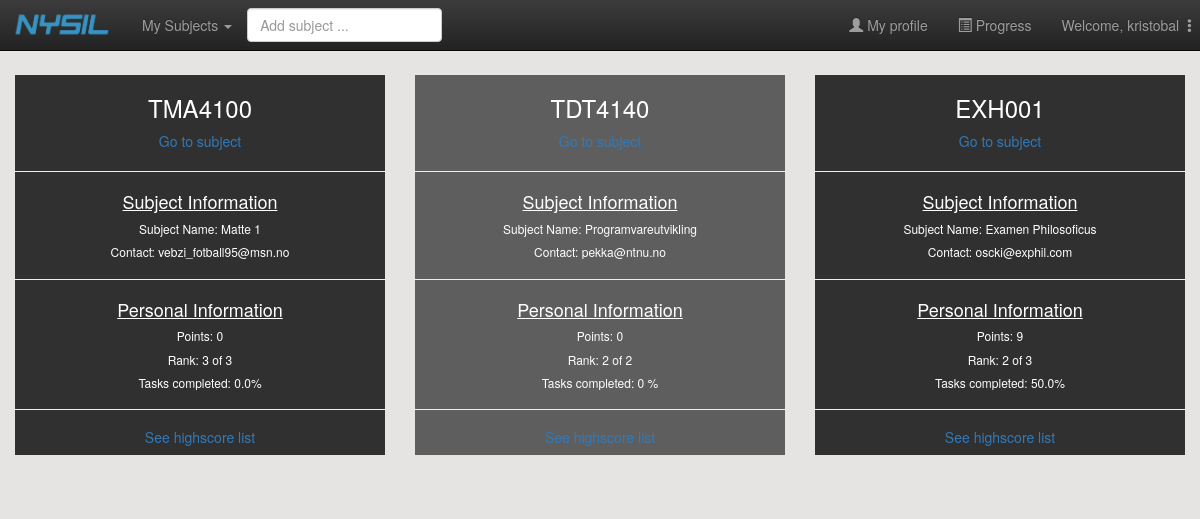
Screenshot of /progress/ (signed in) with the database file from the repository.
### main/models.py (models this page shows)
class StudentConnectSubject(models.Model):
    user = models.ForeignKey(User, on_delete=models.CASCADE)
    subject = models.ForeignKey(Subject, on_delete=models.CASCADE)
    points = models.IntegerField(default=0)

class Subject(models.Model):
    subject_code = models.CharField(max_length=20, primary_key=True) # primary key
    subject_name = models.CharField(max_length=30)
    professor_firstname = models.CharField(max_length=30)
    professor_lastname = models.CharField(max_length=30)
    professor_email = models.EmailField()
    class Meta:
        ordering = ['subject_code']
    def __str__(self):
        return self.subject_code
    def get_full_name(self):
        return self.professor_firstname + " " + self.professor_lastname
    get_full_name.short_description = 'Professor' # headline of professor-column in the admin-table

### progress/views.py (the view)
def my_progress(request):
    user = request.user
    context = {}
    user_subjects = StudentConnectSubject.objects.filter(user=user)
    context['first_column'],  context['second_column'], context['third_column'] = set_view_context(user_subjects, user)
    return render(request, 'progress/progress_overview.html', context)

### progress/views.py (called while the page is built)
def set_view_context(subjects, user):
    first_subjects, second_subjects, third_subjects = split_subjects(subjects)
    first_column = []
    second_column = []
    third_column = []
    for subject in first_subjects:
        first_column.append(merge_info(subject,user))
    for subject in second_subjects:
        second_column.append(merge_info(subject, user))
    for subject in third_subjects:
        third_column.append(merge_info(subject, user))
    return first_column,second_column,third_column

def merge_info(subject_conn, user):
    user_subject_conn = StudentConnectSubject.objects.get(user=user, subject=subject_conn.subject)
    info = []
    info.append(subject_conn)
    info.append(find_rank(subject_conn.subject, user))
    divider = get_max_points(subject_conn.subject)
    info.append(str((user_subject_conn.points*100)/divider) + "%" if divider>0 else "0 %")
    return info

def split_subjects(subjects):
    first_column = []
    second_column = []
    last_column = []
    counter = 0
    for subject in subjects:
        if counter % 3 == 0:
            first_column.append(subject)
        elif counter % 3 == 1:
            second_column.append(subject)
        else:
            last_column.append(subject)
        counter += 1
    return first_column, second_column, last_column

def find_rank(subject,user):
    students_in_subject = StudentConnectSubject.objects.filter(subject=subject)
    students_in_subject = students_in_subject.order_by('-points')
    rank = 1
    for student in students_in_subject:
        if student.user == user:
            return str(rank) + " of " + str(students_in_subject.count())
        rank += 1

def get_max_points(subject):
    chapters = subject.chapter_set.all()
    points = 0
    for chapter in chapters:
        exercises = chapter.exercise_page_set.all()
        for exercise in exercises:
            points += exercise.easy_points + exercise.medium_points + exercise.hard_points
    return points

### progress/templates/progress/progress_overview.html
{% extends 'main/header.html' %}
{% block content %}
<div class="modal-body row">
  <div class="col-md-4">
    {% for info in first_column %}
      <div style="width:100%; background-color:#303030; color:white; display:inline-block;">
          <div class="text-center">
              <h3>{{info.0.subject }}</h3>
              <a href="{% url 'my_subjects:subject_view' subject_pk=info.0.subject.pk%}">Go to subject</a>
              <hr>
              <h4><u>Subject Information</u></h4>
              <h6>Subject Name: {{info.0.subject.subject_name}}</h6>
              <h6>Contact: {{info.0.subject.professor_email }}</h6>
              <hr>
              <h4><u>Personal Information</u></h4>
              <h6>Points: {{info.0.points}}</h6>
              <h6>Rank: {{info.1}}</h6>
              <h6>Tasks completed: {{info.2}} </h6>
              <hr>
              <h5><a href="{% url 'progress:highscore' subject_pk=info.0.subject.pk%}"> See highscore list</a></h5>
          </div>
      </div>
      <br><br>
    {% endfor %}
  </div>
  <div class="col-md-4">
    {% for info in second_column %}
      <div style="width:100%; background-color:#5e5e5e; color:white; display:inline-block;">
          <div class="text-center">
              <h3>{{info.0.subject }}</h3>
              <a href="{% url 'my_subjects:subject_view' subject_pk=info.0.subject.pk%}">Go to subject</a>
              <hr>
              <h4><u>Subject Information</u></h4>
              <h6>Subject Name: {{info.0.subject.subject_name}}</h6>
              <h6>Contact: {{info.0.subject.professor_email }}</h6>
              <hr>
              <h4><u>Personal Information</u></h4>
              <h6>Points: {{info.0.points}}</h6>
              <h6>Rank: {{info.1}}</h6>
              <h6>Tasks completed: {{info.2}} </h6>
              <hr>
              <h5><a href="{% url 'progress:highscore' subject_pk=info.0.subject.pk%}"> See highscore list</a></h5>
          </div>
      </div>
      <br><br>
    {% endfor %}
  </div>
  <div class="col-md-4">
    {% for info in third_column %}
      <div style="width:100%; background-color:#303030; color:white; display:inline-block">
          <div class="text-center">
              <h3>{{info.0.subject }}</h3>
              <a href="{% url 'my_subjects:subject_view' subject_pk=info.0.subject.pk%}">Go to subject</a>
              <hr>
              <h4><u>Subject Information</u></h4>
              <h6>Subject Name: {{info.0.subject.subject_name}}</h6>
              <h6>Contact: {{info.0.subject.professor_email }}</h6>
              <hr>
              <h4><u>Personal Information</u></h4>
              <h6>Points: {{info.0.points}}</h6>
              <h6>Rank: {{info.1}}</h6>
              <h6>Tasks completed: {{info.2}} </h6>
              <hr>
              <h5><a href="{% url 'progress:highscore' subject_pk=info.0.subject.pk%}">See highscore list</a></h5>
          </div>
      </div>
      <br><br>
    {% endfor %}
</div>
{% endblock %}

### main/templates/main/header.html (shortened to what this page needs)
<!DOCTYPE html>
<html lang="en">
<head>
    {% load static %}
    <link rel="stylesheet" href="{% static 'main/css/customize.css' %}" type="text/css">
    <link rel="stylesheet" href="{% static 'my_subjects/css/customize.css' %}" type="text/css">
    <link rel="stylesheet" href="{% static 'progress/css/customize.css' %}" type="text/css">
	<link rel="stylesheet" href="https://maxcdn.bootstrapcdn.com/bootstrap/3.3.7/css/bootstrap.min.css"
>
	<link rel="stylesheet" href="https://maxcdn.bootstrapcdn.com/bootstrap/3.3.7/css/bootstrap-theme.min.css"
>
    <link rel="stylesheet" href="{% static 'main/css/header.css'%}" type = "text/css"/>
</head>
    <body class="body" style="background-color: #E5E4E2;    ">
<div id="wrapper">
        <br>
	<br>
	<br>
        <nav class="navbar navbar-inverse navbar-fixed-top" >
            <div class="container-fluid">
                <div class="navbar-header">
                    <a href="{% url 'main:index' %}" class="navbar-brand"><img src="{% static 'main/img/ny_logo.png'%}" style="width:100px;height:27px;margin-top:-4px;margin-left:-3px"></a>
                </div>
                <div class="collapse navbar-collapse" id="mainNavBar">
                    <ul class="nav navbar-nav">
                        <li class="dropdown">
                            <a href="#" class="dropdown-toggle" data-toggle="dropdown">My Subjects
                                <span class="caret"></span></a>
                        </li>
                        {% if not user.is_authenticated %}
                            <li><a href="{% url 'main:login_user' %}">Please log in</a></li>
                        {% else %}
                        <li style="margin-top: 8px">
                            <input id="search-input"  type="text" class="form-control" placeholder="Add subject ..."/>
                        </li>
                        {% endif %}
                    </ul>
                    <ul class="nav navbar-nav navbar-right">
                        {% if not user.is_authenticated %}
                        {% else %}
                        <li><a href="#"><span class="glyphicon glyphicon-user"></span> My profile</a></li>
                        <li><a href="{% url 'progress:my_progress' %}"><span class="glyphicon glyphicon-list-alt"></span> Progress</a></li>
                        {% endif %}
                        {% if not user.is_authenticated %}
                            <li><a href="{% url 'main:login_user' %}">Login</a></li>
                        {% elif user.is_staff is False %}
                            <li class="dropdown">
                                <a href="#" class="dropdown-toggle" data-toggle="dropdown">Welcome, {{user}}
                                    <span class="glyphicon glyphicon-option-vertical" style="width:2px;height:2px"></span></a>
                            </li>
                        {% endif %}
                    </ul>
                </div>
            </div>
        </nav>
        {% block content %}{% endblock%}
        <div class="col-md-10 col-md-pull-1" id="sidebar_subjects">
        </div>
</div>
</body>

### rows the page displays
StudentConnectSubject: subject.subject_code "TMA4100", subject.subject_name "Matte 1", subject.professor_email "vebzi_fotball95@msn.no", points "0", info "3 of 3", info "0.0%"
StudentConnectSubject: subject.subject_code "TDT4140", subject.subject_name "Programvareutvikling", subject.professor_email "pekka@ntnu.no", points "0", info "2 of 2", info "0 %"
StudentConnectSubject: subject.subject_code "EXH001", subject.subject_name "Examen Philosoficus", subject.professor_email "oscki@exphil.com", points "9", info "2 of 3", info "50.0%"

### other values shown
{{ user }} "kristobal"
